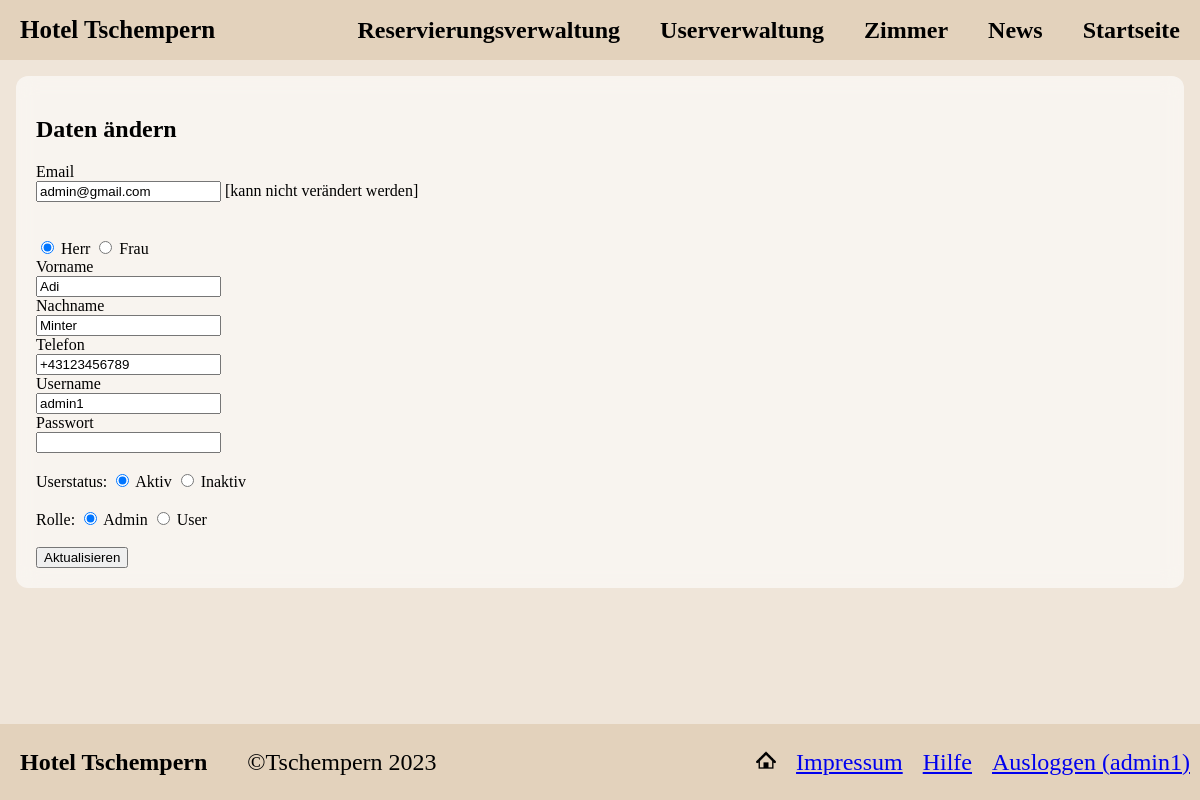
Screenshot of /profileEdit.php?pers_id=1 (signed in) with the database file from the repository.
### tables this page shows
CREATE TABLE `person` (
  `pers_id` int(32) NOT NULL,
  `salutation` varchar(5) NOT NULL,
  `firstname` varchar(50) NOT NULL,
  `lastname` varchar(50) NOT NULL,
  `tel` varchar(32) NOT NULL,
  `email` varchar(50) NOT NULL,
  `username` varchar(50) NOT NULL,
  `password` varchar(250) NOT NULL,
  `active` tinyint(1) NOT NULL,
  `ur_id` varchar(1) NOT NULL
);

### profileEdit.php (the view, shortened to what this page needs)
<?php
    include 'inc/head.php';
?>
<?php
    $showForm=true;
    $error=false;
    if(isset($_GET['update']))
    {
        $blankFieldErrors=array();
        $email=$_POST['email'];
        $fname=$_POST['fname'];
        $lname=$_POST['lname'];
        $phoneNumber=$_POST['tel'];
        $username=$_POST['username'];
        $salutation = $_POST['salutation'];
        if($_SESSION['loggedRole']=='a')
        {
            $password = $_POST['password'];
            $active=$_POST['isActive'];
            $role=$_POST['role'];
        }
        if(empty($fname))
        {
            $blankFieldErrors[]='Vorname';
            $error=true;
        }
        if(empty($lname))
        {
            $blankFieldErrors[]='Nachname';
            $error=true;
        }
        if(empty($phoneNumber))
        {
            $blankFieldErrors[]='Telefon';
            $error=true;
        }
        if(empty($username))
        {
            $blankFieldErrors[]='Username';
            $error=true;
        }
        if($_SESSION['loggedRole']=='a')
        {
            if(empty($password))
            {
                $updatePw=false;
            }
            else
                $updatePw=true;
        }
        if(!$error)
        {
            require_once('inc/dbaccess.php');
            $db_obj=new mysqli($host, $dbuser, $dbpassword, $database);
            if($_SESSION['loggedRole']=='u')
            {
                $sql='UPDATE person SET salutation=?, firstname=?, lastname=?, tel=?, username=? WHERE email=?';
                $stmt = $db_obj->prepare($sql);
                $stmt->bind_param("ssssss", $salutation, $fname, $lname, $phoneNumber, $username, $email);
            }
            else
            {
                if($updatePw)
                {
                    $hashedPw=password_hash($password, PASSWORD_DEFAULT);
                    $sql='UPDATE person SET salutation=?, firstname=?, lastname=?, tel=?, username=?, password=?, active=?, ur_id=?  WHERE email=?';
                    $stmt = $db_obj->prepare($sql);
                    $stmt->bind_param("ssssssiss", $salutation, $fname, $lname, $phoneNumber, $username, $hashedPw, $active, $role, $email);
                }
                else
                {
                    $sql='UPDATE person SET salutation=?, firstname=?, lastname=?, tel=?, username=?, active=?, ur_id=?  WHERE email=?';
                    $stmt = $db_obj->prepare($sql);
                    $stmt->bind_param("sssssiss", $salutation, $fname, $lname, $phoneNumber, $username, $active, $role, $email);
                }
            }
            $stmt->execute();
            if($stmt->affected_rows==1)
            {
                $successMessage='Erfolgreich aktualisiert';
                if($_SESSION['user']['email']==$email)
                {
                    if($_SESSION['loggedRole']=='a')
                    {
                        $_SESSION['user']['ur_id']=$role;
                        $_SESSION['loggedRole']=$role;
                        $_SESSION['active']=$active;
                        if($active==0)
                            header('Location: inc/logout.php');
                    }
                    $_SESSION['user']['salutation']=$salutation;
                    $_SESSION['user']['firstname']=$fname;
                    $_SESSION['user']['lastname']=$lname;
                    $_SESSION['user']['tel']=$phoneNumber;
                    $_SESSION['user']['username']=$username;
                }
                $showForm=false;
            }
            else if($stmt->affected_rows==0)
                $errorMessage='Es wurde nichts aktualisiert';
            else
                $errorMessage='Fehler beim Aktualisieren: ' . $stmt->affected_rows . ' rows affectted';
        }
        else
            $errorMessage='Bitte alle Felder ausfüllen';
    }
    else if(isset($_SESSION['loggedRole']) && $_SESSION['loggedRole'] ==='a'
        || isset($_SESSION['user']['pers_id']) && $_SESSION['user']['pers_id'] == $_GET['pers_id'])
    {
        $user=$_GET['pers_id'];
        require_once('inc/dbaccess.php');
        $db_obj=new mysqli($host, $dbuser, $dbpassword, $database);
        $sqlGetRoom="   SELECT salutation, firstname, lastname, tel, email, username, active, ur_id from person
                        WHERE pers_id=?";
        $stmt = $db_obj->prepare($sqlGetRoom);
        $stmt->bind_param('i',$user);
        $stmt->execute();
        $result=$stmt->bind_result($salutation, $fname, $lname, $phoneNumber, $email, $username, $active, $role);
    }
    else
    {
        $showForm=false;
        $errorMessage='Ihnen fehlen die nötigen Administrator-Rechte für diese Aktion.';
    }
?>
<body>
    <?php include 'inc/headerNav.php';?>
    <section>
        <div class = "contentBackground">
            <?php if($showForm)
            {
            ?>
                <h2>Daten ändern</h2>
                <form action="?update=1" method="POST">
                    <label for="email">Email</label><br>
                    <input type="text" name="email" id="email" readonly="readonly" value = "<?php echo $email ?>"> [kann nicht verändert werden]<br><br><br>
                    <input type="radio" name="salutation" id="herr" value="Herr" <?php if($salutation==='Herr') echo 'checked' ?> style="width:auto">
                    <label for="herr">Herr</label>
                    <input type="radio" name="salutation" id="frau" value="Frau" <?php if($salutation==='Frau') echo 'checked' ?> style="width:auto">
                    <label for="frau">Frau</label><br>
                    <label for="fname">Vorname</label><br>
                    <input type="text" name="fname" id="fname" value = "<?php echo $fname ?>"><br>
                    <label for="lname">Nachname</label><br>
                    <input type="text" name="lname" id="lname" value = "<?php echo $lname ?>"><br>
                    <label for="tel">Telefon</label><br>
                    <input type="text" name="tel" id="tel" value = "<?php echo $phoneNumber ?>"><br>
                    <label for="username">Username</label><br>
                    <input type="text" name="username" id="username" value = "<?php echo $username ?>">
                    <br>
                    <?php
                    if($_SESSION['loggedRole']==='a'){?>
                        <label for="password">Passwort</label><br>
                        <input type="password" name="password" id="password"><br><br>
                        Userstatus:
                        <input type="radio" name="isActive" id="active" value=1 <?php if($active) echo 'checked' ?> style="width:auto">
                        <label for="active">Aktiv</label>
                        <input type="radio" name="isActive" id="inactive" value=0 <?php if(!$active) echo 'checked' ?> style="width:auto">
                        <label for="inactive">Inaktiv</label><br><br>
                        Rolle:
                        <input type="radio" name="role" id="admin" value='a' <?php if($role=='a') echo 'checked' ?> style="width:auto">
                        <label for="admin">Admin</label>
                        <input type="radio" name="role" id="user" value='u' <?php if($role=='u') echo 'checked' ?> style="width:auto">
                        <label for="user">User</label><br>
                    <?php
                        }
                    ?>
                    <br><button type="submit">Aktualisieren</button><br>
                </form>
            <?php }
            ?>
        </div>
    </section>
    <?php include 'inc/footer.php';?>
</body>
</html>

### css/style.css (style rules this page uses)
body { margin:0; background-color: #efe5d9; font-family: 'Calibri'; background-image: url(/images/AtterseeSkaliert.jpg); background-position: center; background-repeat: no-repeat; background-size: cover; background-attachment: fixed; }
section { padding:16px; }
.contentBackground { background-color: rgba(255, 255, 255, 0.589); backdrop-filter: blur(10px); border-radius: 12px; padding:20px; }

### rows the page displays
person: email "admin@gmail.com", salutation "☑ Herr", salutation "☐ Frau", fname "Adi", lname "Minter", tel "+43123456789", username "admin1", active "☑ Aktiv", active "☐ Inaktiv", ur_id "☑ Admin", ur_id "☐ User"

### other values shown
$_SESSION['user']['username'] "admin1"
